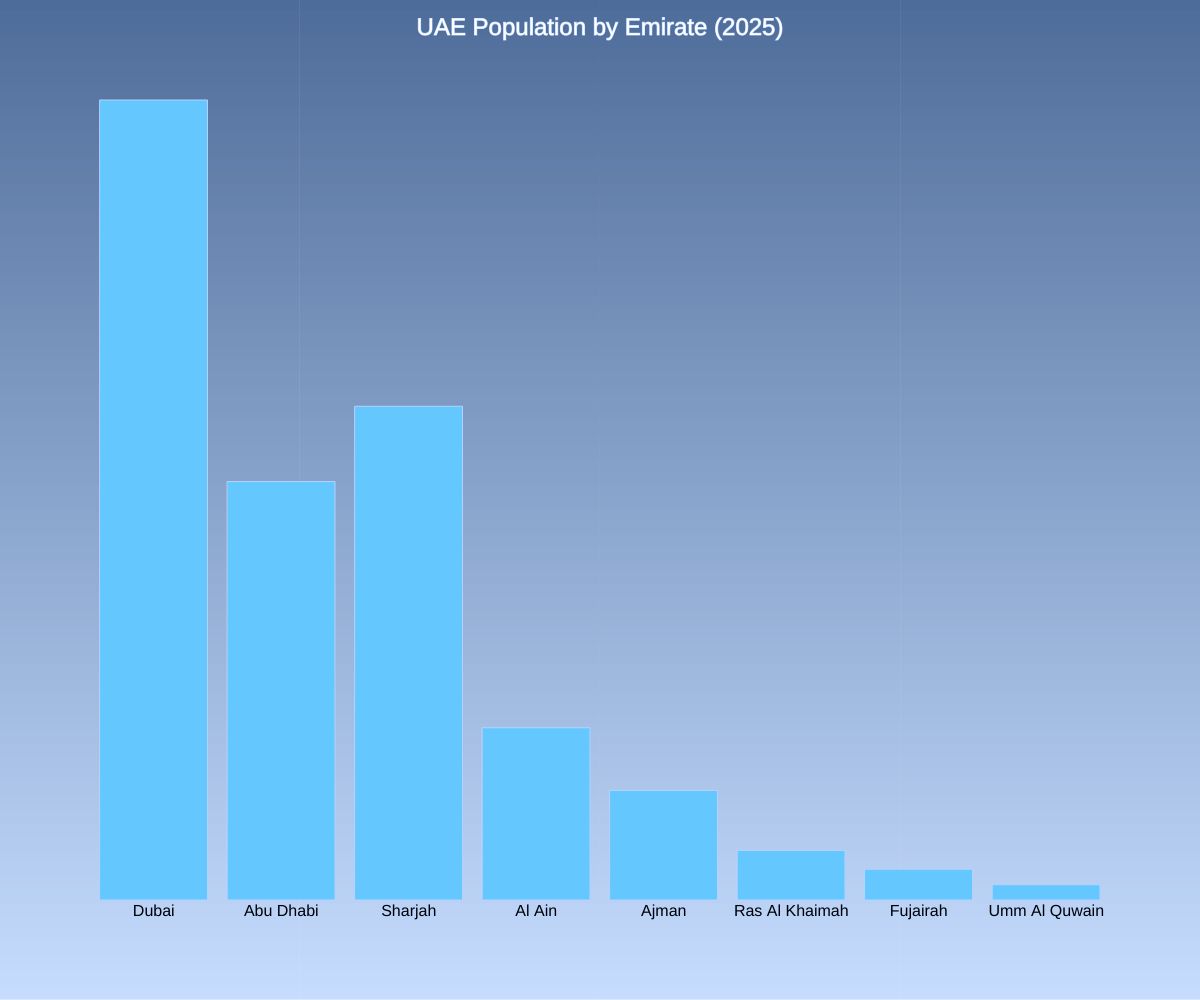
Frame 1 (no input)
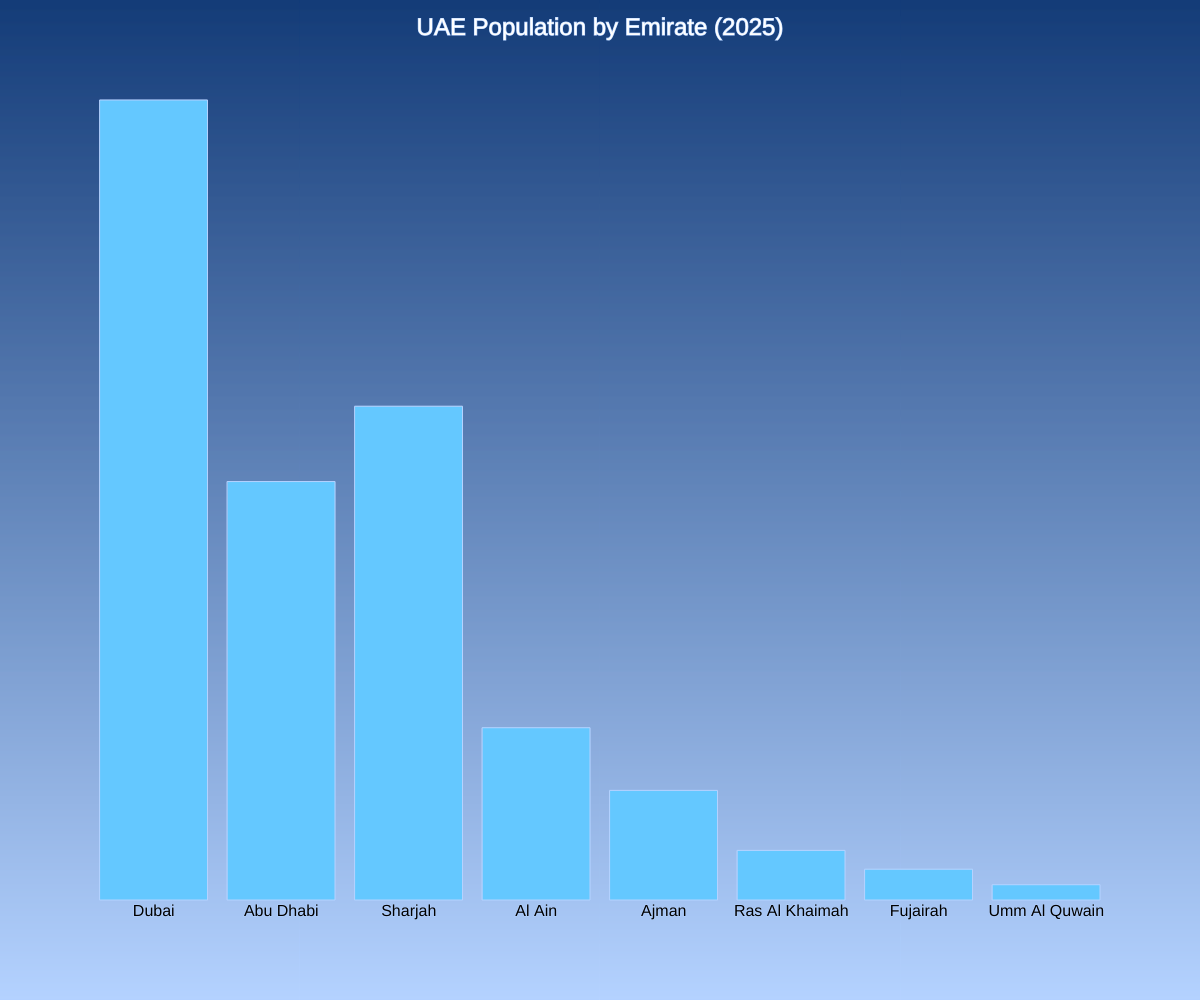
Frame 60 (no input)
Frame 120 (the mouse pressed at the canvas centre since frame 60): identical to frame 60, image omitted

The p5.js sketch that drew these frames (run headless with seeded random() and noise() and a simulated clock; from frame 60 on, the mouse is pressed at the canvas centre):

// p5.js sketch
// ── sketch.js
let emirates = [
  { name: "Dubai", population: 3094640 },
  { name: "Abu Dhabi", population: 1618740 },
  { name: "Sharjah", population: 1909930 },
  { name: "Al Ain", population: 666376 },
  { name: "Ajman", population: 423929 },
  { name: "Ras Al Khaimah", population: 191753 },
  { name: "Fujairah", population: 118933 },
  { name: "Umm Al Quwain", population: 59098 }
];

let maxPopulation;
let barWidth;
let chartBottom;
let chartHeight;
let chartLeft;
let chartRight;
let chartTop;
let spacing;

function setup() {
  createCanvas(windowWidth, windowHeight);
  maxPopulation = max(emirates.map(e => e.population));
  textAlign(CENTER, BOTTOM);
  textSize(16);
  spacing = 20;
  calculateLayout();
}

function draw() {
  drawGradientBackground(color(20, 60, 120), color(180, 210, 255));

  fill(255);
  textSize(24);
  text("UAE Population by Emirate (2025)", width / 2, 40);
  textSize(16);

  for (let i = 0; i < emirates.length; i++) {
    let x = chartLeft + i * (barWidth + spacing);
    let barHeight = map(emirates[i].population, 0, maxPopulation, 0, chartHeight);
    let y = chartBottom - barHeight;

    // Check if mouse is over the bar
    if (
      mouseX > x &&
      mouseX < x + barWidth &&
      mouseY > y &&
      mouseY < chartBottom
    ) {
      fill(100, 150, 255);
      rect(x, y, barWidth, barHeight);
      fill(0);
      text(`${emirates[i].population.toLocaleString()}`, x + barWidth / 2, y - 5);
    } else {
      fill(100, 200, 255);
      rect(x, y, barWidth, barHeight);
    }

    // Emirate name
    fill(0);
    text(emirates[i].name, x + barWidth / 2, chartBottom + 20);
  }
}

function calculateLayout() {
  chartLeft = 100;
  chartRight = width - 100;
  chartBottom = height - 100;
  chartTop = 100;
  chartHeight = chartBottom - chartTop;
  barWidth = (chartRight - chartLeft - (emirates.length - 1) * spacing) / emirates.length;
}

function windowResized() {
  resizeCanvas(windowWidth, windowHeight);
  calculateLayout();
}

function drawGradientBackground(c1, c2) {
  for (let y = 0; y < height; y++) {
    let inter = map(y, 0, height, 0, 1);
    let c = lerpColor(c1, c2, inter);
    stroke(c);
    line(0, y, width, y);
  }
}
